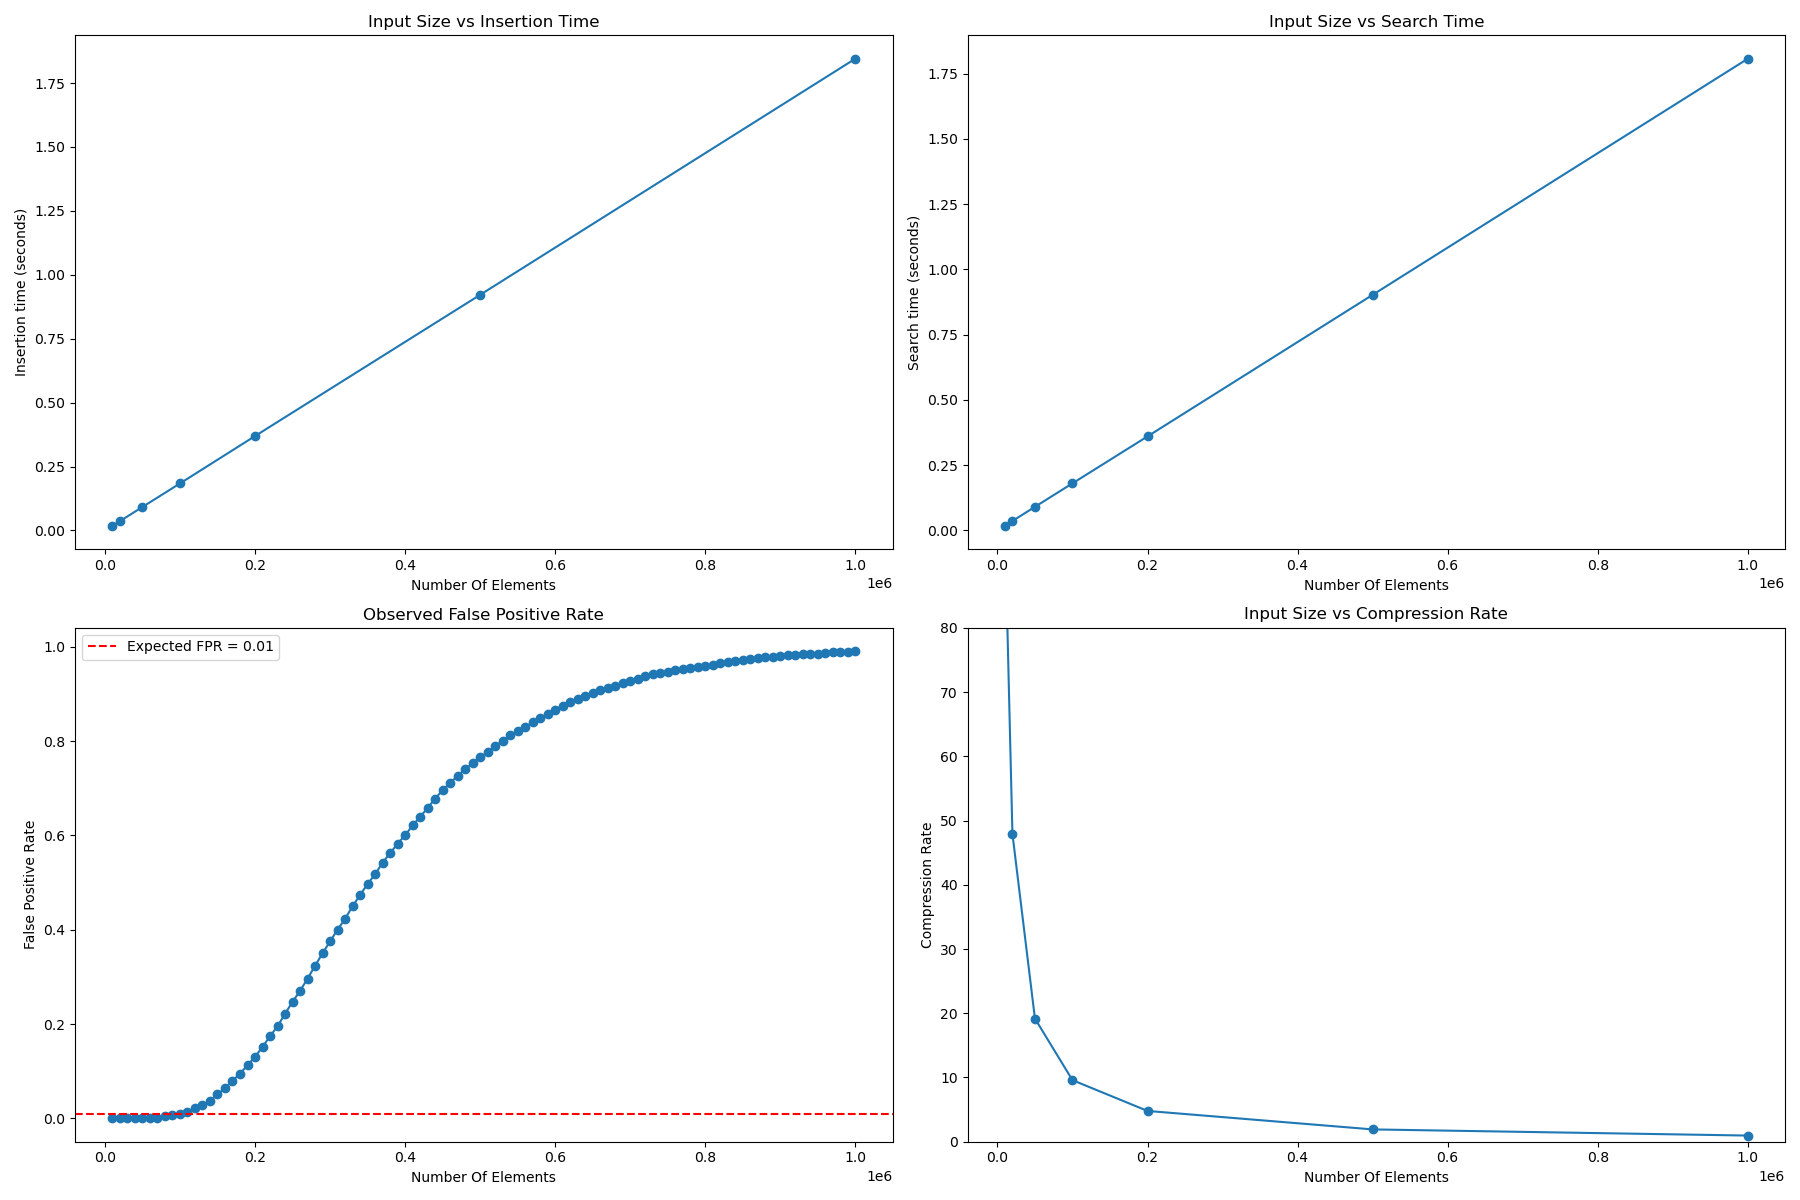

Reproduce this figure in Python.
from Bloom_Filter_AUG import BloomFilter
import random
import string
import time
import matplotlib.pyplot as plt
import numpy as np

# Function to generate unique words
def unique_words_generator(n, length):
#"""Generate a list of unique random strings."""
    words = set()
    while len(words) < n:
        word = ''.join(random.choices(string.ascii_lowercase, k=length))
        words.add(word)
    return list(words)

# Set parameters for the Bloom filter
exp_count = 100000  # Smaller expected number to achieve saturation
fp_rate = 0.01  # Desired false positive rate
word_length = 10 
fpr_test_size = 10000 # Number of words to test FPR
repetition = 10 # Number of repetitions for averaging
steps = 10000 # Number of elements to add at each step for FPR testing

## Initialize Bloom filter
bf = BloomFilter(exp_count, fp_rate) 

# Calculate the array size (m) and the number of hash functions (k)
m = bf.compute_size(exp_count, fp_rate)
k = bf.compute_hash_count(m, exp_count)

## Generate the words to insert and test
words_to_insert = unique_words_generator(10 * exp_count, word_length)
fpr_test_words = unique_words_generator(fpr_test_size, word_length)

## Lists to store the results
sizes = [10000, 20000, 50000, 100000, 200000, 500000, 1000000]

insertion_time = []
search_time = []
compression_rates = []
fps_counts = []
observed_fprs = []

# Benchmarking loop for insertion, search, and compression
for size in sizes:
    insert_durations = []
    search_durations = []
    compression_list = []

    for rep in range(repetition):
        bloom = BloomFilter(exp_count, fp_rate)
        sample = words_to_insert[:size]

        # Benchmark insertion time
        start_time = time.time()
        for word in sample:
            bloom.insert(word)
        insert_duration = time.time() - start_time
        insert_durations.append(insert_duration)

        # Benchmark search time
        start_time = time.time()
        for word in sample:
            bloom.search(word)
        search_duration = time.time() - start_time
        search_durations.append(search_duration)

        # Calculate compression rate
        compression_rate = m / size
        compression_list.append(compression_rate)

    # Average the results
    insertion_time.append(np.mean(insert_durations))
    search_time.append(np.mean(search_durations))
    compression_rates.append(np.mean(compression_list))

# Separate loop to continue inserting more elements to observe FPR accurately
for i in range(0, len(words_to_insert), steps):
    bloom = BloomFilter(exp_count, fp_rate)
    sample = words_to_insert[:i + steps]
    
    # Insert words into the Bloom filter
    for word in sample:
        bloom.insert(word)

    # Measure the FPR
    false_positives = sum(1 for word in fpr_test_words if bloom.search(word))
    observed_fpr = false_positives / len(fpr_test_words)

    # Store the results
    fps_counts.append(i + steps)
    observed_fprs.append(observed_fpr)


# Plotting the results
plt.figure(figsize=(18, 12))

#Insertion

plt.subplot(2, 2, 1)
plt.plot(sizes, insertion_time, marker='o')
plt.title('Input Size vs Insertion Time')
plt.xlabel('Number Of Elements')
plt.ylabel('Insertion time (seconds)')


#Search
plt.subplot(2, 2, 2)
plt.plot(sizes, search_time, marker='o')
plt.title('Input Size vs Search Time')
plt.xlabel('Number Of Elements')
plt.ylabel('Search time (seconds)')


#fpr
plt.subplot(2, 2, 3)
plt.plot(fps_counts, observed_fprs, marker='o')
plt.axhline(y=fp_rate, color='r', linestyle='--', label='Expected FPR = 0.01')
plt.title('Observed False Positive Rate')
plt.xlabel('Number Of Elements')
plt.ylabel('False Positive Rate')
plt.legend()

#compression
plt.subplot(2, 2, 4)
plt.plot(sizes, compression_rates, marker='o')
plt.title('Input Size vs Compression Rate')
plt.xlabel('Number Of Elements')
plt.ylabel('Compression Rate')
plt.ylim(0, 80)

plt.tight_layout()
plt.show()
plt.savefig('Benchmark_AUG.png')
